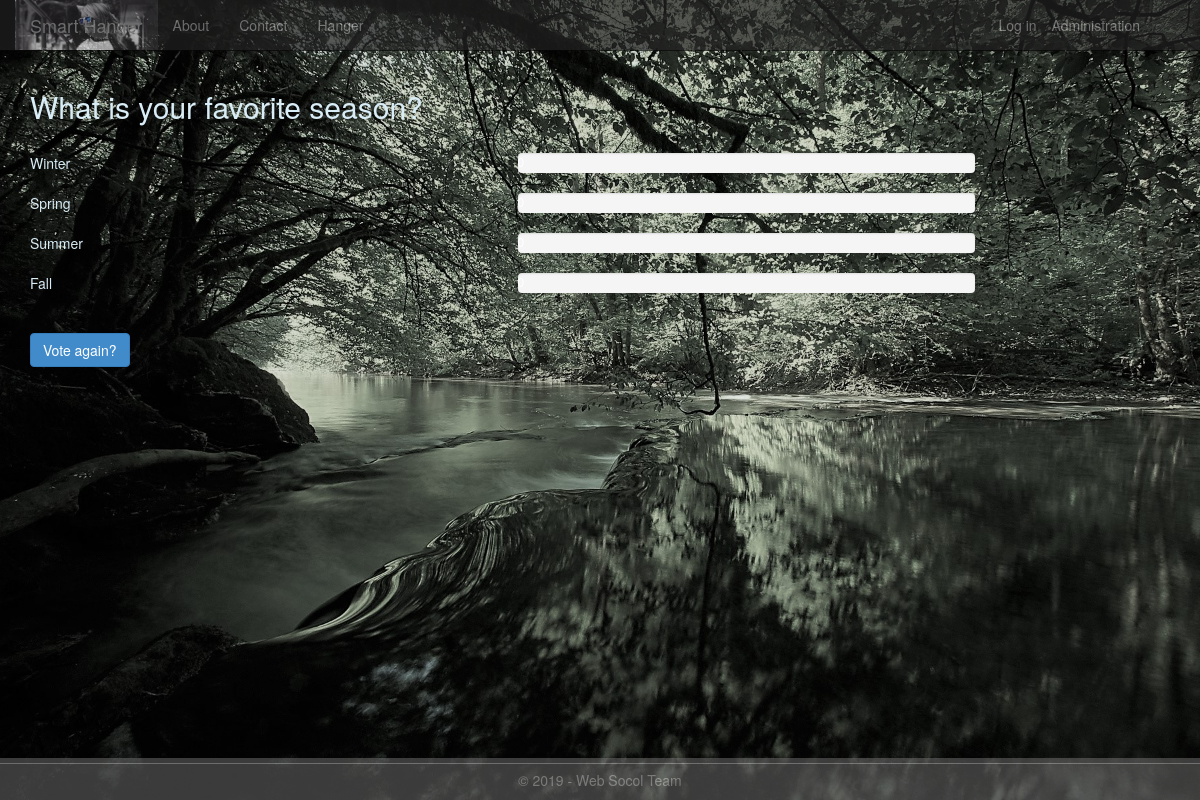
/1/results/, run on the app's committed database.
### gateway/models.py (models this page shows, shortened)
class Poll(models.Model):
    text = models.CharField(max_length=200)
    pub_date = models.DateTimeField('date published')
    def total_votes(self):
        return self.choice_set.aggregate(Sum('votes'))['votes__sum']

class Choice(models.Model):
    poll = models.ForeignKey(Poll)
    text = models.CharField(max_length=200)
    votes = models.IntegerField(default=0)
    def votes_percentage(self):
        total = self.poll.total_votes()
        return self.votes / float(total) * 100 if total > 0 else 0

### gateway/views.py (the view)
class PollResultsView(DetailView):
    model = Poll
    def get_context_data(self, **kwargs):
        context = super(PollResultsView, self).get_context_data(**kwargs)
        context['title'] = 'Results'
        context['year'] = datetime.now().year
        return context

### gateway/templates/gateway/results.html (shortened to what this page needs)
{% extends "gateway/layout.html" %}
{% block content %}
<h2>{{ poll.text }}</h2>
<br />
{% for choice in poll.choice_set.all %}
<div class="row">
    <div class="col-sm-5">{{choice.text}}</div>
    <div class="col-sm-5">
        <div class="progress">
        </div>
    </div>
</div>
{% endfor %}
<br />
<a class="btn btn-primary" href="{% url 'gateway:detail' poll.id %}">Vote again?</a>
{% endblock %}

### gateway/static/gateway/content/site.css (style rules this page uses)
body { padding-top: 50px; padding-bottom: 20px; }

### data on the page
Poll: text "What is your favorite season?"
Choice: text "Winter"
Choice: text "Spring"
Choice: text "Summer"
Choice: text "Fall"

### other printed values
{{ year }} "2019"
